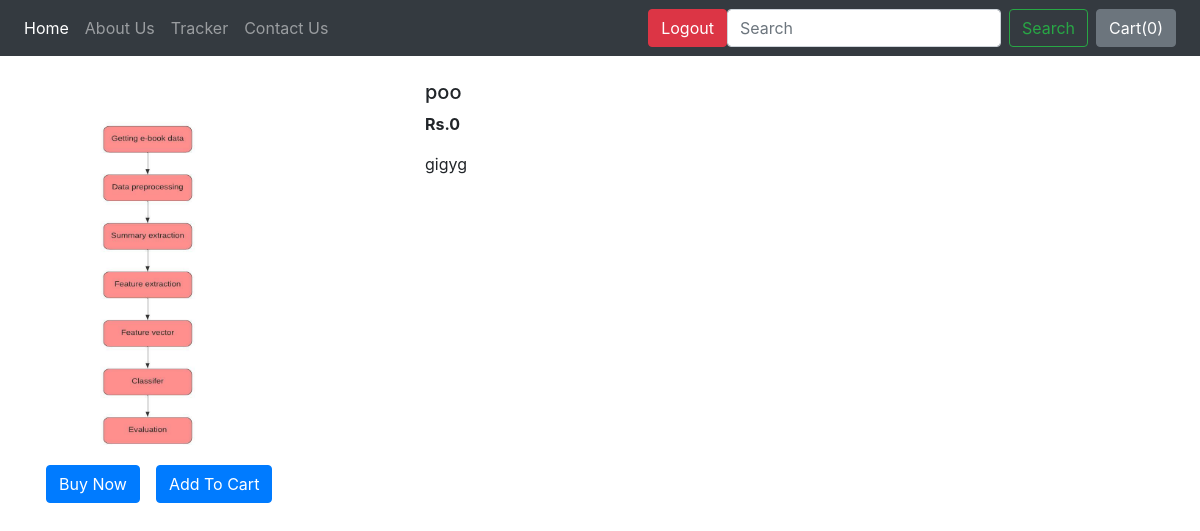
Screenshot of /shop/products/1 (signed in) with the database file from the repository.
### shop/models.py (models this page shows, shortened)
class Product(models.Model):
    Stat = (
    (1, 'Available'),
  )
    product_id = models.AutoField
    product_name = models.CharField(max_length=50,null=False)
    category = models.CharField(max_length=50, null=False)
    status=models.IntegerField(default=1,choices=Stat,null=False)
    price = models.PositiveIntegerField(null=False)
    desc = models.CharField(max_length=300,null=False)
    pub_date = models.DateField(null=False)
    image = models.ImageField(upload_to='shop/images', default="",null=False)
    owner_name=models.CharField(max_length=50,null=False)

### shop/views.py (the view)
# urls.py: path("products/<int:myid>", views.productView, name="ProductView"),
@login_required
def productView(request, myid):
    product = Product.objects.filter(id=myid)
    return render(request, 'shop/prodView.html', {'product':product[0]})

### shop/templates/shop/prodView.html (shortened to what this page needs)
{% extends 'shop/basic.html' %}
{% block body %}
<div class="container my-4">
    <div class="row">
    <div class="col-md-4">
    <div class="row">
        <img src="/media/{{product.image}}" width="233px" height="385px">
    </div>
        <div class="row">
            <button class="btn btn-primary mx-3">Buy Now</button>
            <button class="btn btn-primary">Add To Cart</button>
        </div>
    </div>
    <div class="col-md-8">
        <h5>{{product.product_name}}</h5>
        <p><b>Rs.{{product.price}} </b></p>
        <p>{{product.desc}}</p>
    </div>
    </div>
</div>
{% endblock %}

### rows the page displays
Product: image (picture), product_name "poo", price "0", desc "gigyg"
